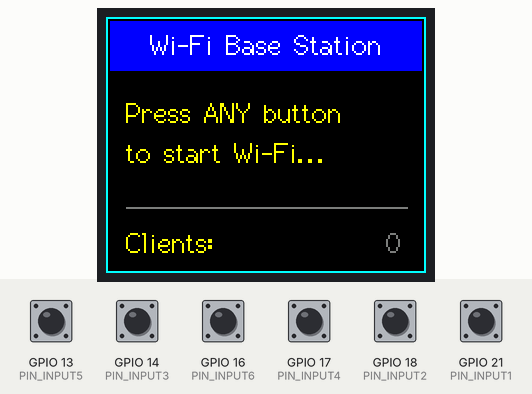
A program run on a simulated ESP32-S3. Parts: 160×128 colour display. The inputs (shaded band) are chosen by the test bench; at power-on: GPIO 13 (PIN_INPUT5), GPIO 14 (PIN_INPUT3), GPIO 16 (PIN_INPUT6), GPIO 17 (PIN_INPUT4), GPIO 18 (PIN_INPUT2), GPIO 21 (PIN_INPUT1) HIGH. What the program prints to the serial monitor is not drawn.

Above: at 1.6 s.
1.7 s: GPIO 13 (PIN_INPUT5) pulled LOW for 0.15 s
At 2.8 s:
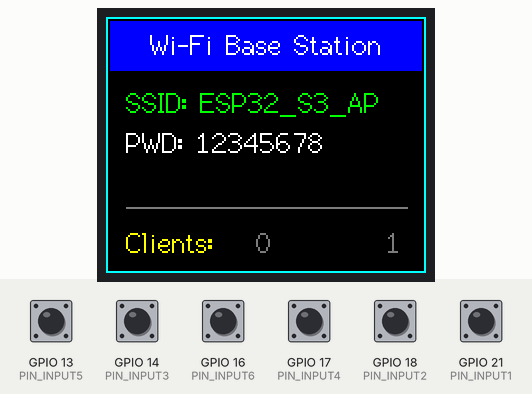
4.8 s: GPIO 14 (PIN_INPUT3) pulled LOW for 0.15 s
At 5.4 s:
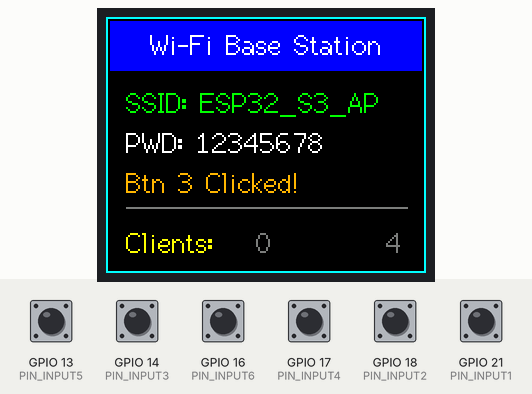
7.5 s: GPIO 16 (PIN_INPUT6) pulled LOW for 0.15 s
At 8.8 s:
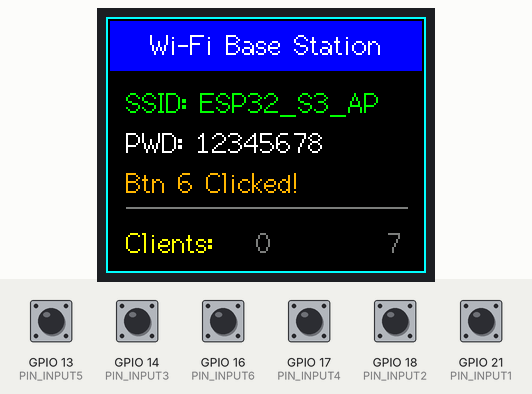
9.5 s: GPIO 17 (PIN_INPUT4) pulled LOW for 0.15 s
At 10.5 s:
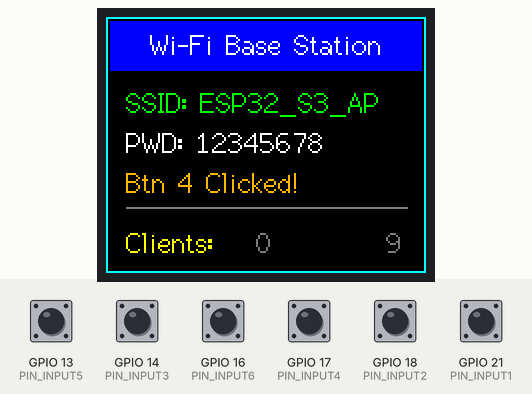
11.5 s: GPIO 18 (PIN_INPUT2) pulled LOW for 0.15 s
At 12.8 s:
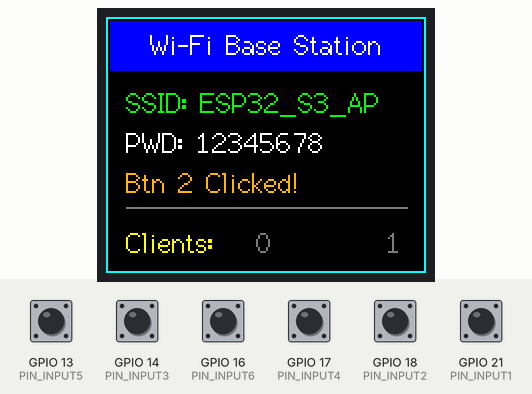
13.5 s: GPIO 21 (PIN_INPUT1) pulled LOW for 0.15 s
At 14.7 s:
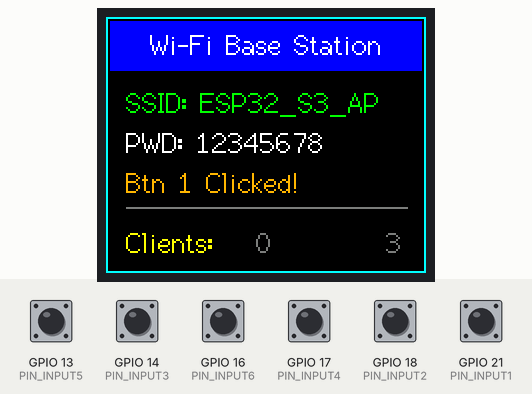
Timing chart, 0 to 16.5 s (numbered marks = the images above; inputs shaded):
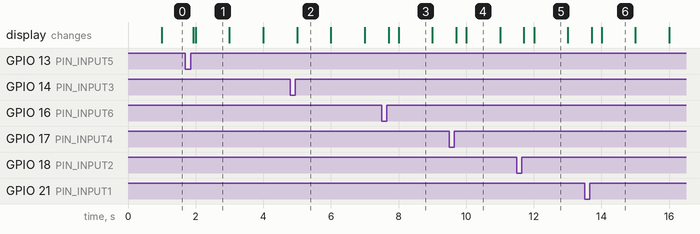

The program:

main.cpp
```cpp
#include <Arduino.h>
#include <SPI.h>
#include <TFT_eSPI.h>
#include <OneButton.h>
#include <WiFi.h>

TFT_eSPI tft = TFT_eSPI();

const char *ssid = "ESP32_S3_AP";
const char *password = "12345678";

// 引脚定义
#define PIN_INPUT1 21
#define PIN_INPUT2 18
#define PIN_INPUT3 14
#define PIN_INPUT4 17
#define PIN_INPUT5 13
#define PIN_INPUT6 16

OneButton button1(PIN_INPUT1, true);
OneButton button2(PIN_INPUT2, true);
OneButton button3(PIN_INPUT3, true);
OneButton button4(PIN_INPUT4, true);
OneButton button5(PIN_INPUT5, true);
OneButton button6(PIN_INPUT6, true);

int counter = 0;
bool isWifiStarted = false;   // 核心标志位：记录 Wi-Fi 是否已经启动
unsigned long lastUpdate = 0; // 用于替代 delay 的时间戳

// ==========================================
// 提前声明和定义按键处理逻辑，避免编译报错
// ==========================================

// 启动 Wi-Fi 的专属函数
void startWiFi()
{
  isWifiStarted = true; // 锁上标志位，防止重复启动

  tft.fillRect(2, 28, 156, 60, TFT_BLACK); // 清除屏幕中间的提示文字
  tft.setTextColor(TFT_YELLOW, TFT_BLACK);
  tft.drawString("Starting AP...", 10, 35, 2);

  WiFi.setTxPower(WIFI_POWER_5dBm);
  WiFi.softAP(ssid, password);

  // Wi-Fi 开启后，更新屏幕显示账号密码
  tft.fillRect(2, 28, 156, 60, TFT_BLACK);
  tft.setTextColor(TFT_GREEN, TFT_BLACK);
  tft.drawString("SSID: " + String(ssid), 10, 35, 2);
  tft.setTextColor(TFT_WHITE, TFT_BLACK);
  tft.drawString("PWD: " + String(password), 10, 55, 2);
}

// 通用的按键处理函数
void handleButton(int btnNum)
{
  Serial.printf("Button %d clicked.\n", btnNum);

  // 在屏幕的一个空闲区域显示刚才按了哪个键 (带有黑色背景，防止重影)
  tft.fillRect(10, 75, 140, 16, TFT_BLACK);
  tft.setTextColor(TFT_ORANGE, TFT_BLACK);
  tft.drawString("Btn " + String(btnNum) + " Clicked!", 10, 75, 2);

  // 核心逻辑：如果 Wi-Fi 还没启动，就立刻启动它！
  if (!isWifiStarted)
  {
    startWiFi();
  }
}

// 绑定每个按键的具体动作
void click1() { handleButton(1); }
void click2() { handleButton(2); }
void click3() { handleButton(3); }
void click4() { handleButton(4); }
void click5() { handleButton(5); }
void click6() { handleButton(6); }

// ==========================================
// 主程序
// ==========================================

void setup()
{
  Serial.begin(115200);

  // 绑定单击事件
  button1.attachClick(click1);
  button2.attachClick(click2);
  button3.attachClick(click3);
  button4.attachClick(click4);
  button5.attachClick(click5);
  button6.attachClick(click6);

  // 如果你之前需要 SPI.begin() 才能亮屏，请在这里补上
  // SPI.begin(12, 13, 11, -1);

  tft.init();
  tft.setRotation(1);
  tft.fillScreen(TFT_BLACK);

  // 绘制静态的 UI 框架
  tft.drawRect(0, 0, 160, 128, TFT_CYAN);
  tft.fillRect(2, 2, 156, 25, TFT_BLUE);
  tft.setTextColor(TFT_WHITE, TFT_BLUE);
  tft.drawCentreString("Wi-Fi Base Station", 80, 6, 2);

  tft.drawLine(10, 95, 150, 95, TFT_DARKGREY);
  tft.setTextColor(TFT_YELLOW, TFT_BLACK);
  tft.drawString("Clients:", 10, 105, 2);

  // 开机引导提示
  tft.setTextColor(TFT_YELLOW, TFT_BLACK);
  tft.drawString("Press ANY button", 10, 40, 2);
  tft.drawString("to start Wi-Fi...", 10, 60, 2);
}

void loop()
{
  // 1. 无阻塞地疯狂扫描按键状态
  button1.tick();
  button2.tick();
  button3.tick();
  button4.tick();
  button5.tick();
  button6.tick();

  // 2. 替代 delay() 的时间戳大法：每 1000 毫秒执行一次里面的代码
  if (millis() - lastUpdate >= 1000)
  {
    lastUpdate = millis();

    // 只有在 Wi-Fi 已经启动的情况下，才去查连接数量
    if (isWifiStarted)
    {
      int connectedDevices = WiFi.softAPgetStationNum();
      if (connectedDevices > 0)
      {
        tft.setTextColor(TFT_RED, TFT_BLACK);
      }
      else
      {
        tft.setTextColor(TFT_DARKGREY, TFT_BLACK);
      }
      tft.drawNumber(connectedDevices, 75, 105, 2);
    }

    // 动态刷新右下角的运行证明
    tft.setTextColor(TFT_DARKGREY, TFT_BLACK);
    tft.drawNumber(counter % 10, 140, 105, 2);
    counter++;
  }
}
```

Measured:
- after the input at 1.7 s, the display: first changes after 0.24 s (image 1 shows a later state)
- what the display in image 1 shows lasts 1.0 s, from 2.0 s to 3.0 s
